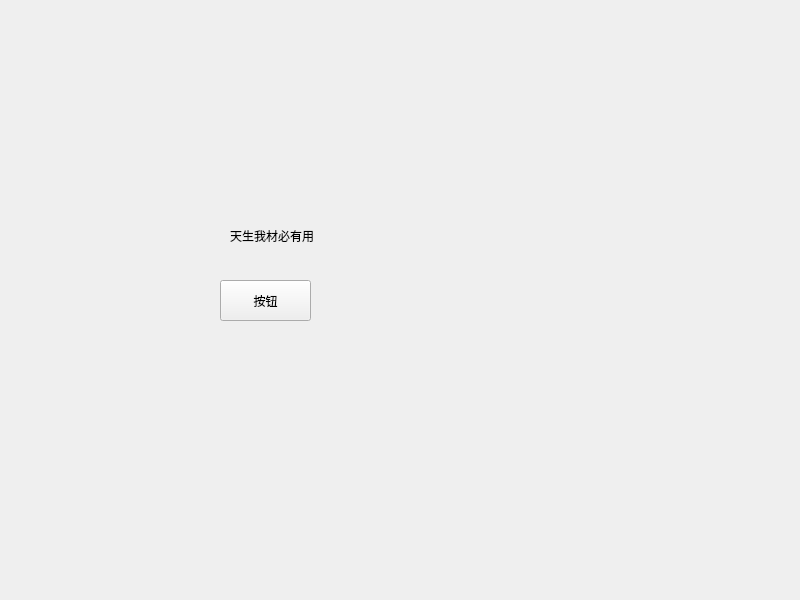
<?xml version="1.0" encoding="UTF-8"?>
<ui version="4.0">
 <class>Widget</class>
 <widget class="QWidget" name="Widget">
  <property name="geometry">
   <rect>
    <x>0</x>
    <y>0</y>
    <width>800</width>
    <height>600</height>
   </rect>
  </property>
  <property name="windowTitle">
   <string>Widget</string>
  </property>
  <widget class="QLabel" name="label">
   <property name="geometry">
    <rect>
     <x>230</x>
     <y>200</y>
     <width>151</width>
     <height>71</height>
    </rect>
   </property>
   <property name="text">
    <string>天生我材必有用</string>
   </property>
  </widget>
  <widget class="QPushButton" name="pushButton">
   <property name="geometry">
    <rect>
     <x>220</x>
     <y>280</y>
     <width>91</width>
     <height>41</height>
    </rect>
   </property>
   <property name="text">
    <string>按钮</string>
   </property>
  </widget>
 </widget>
 <resources/>
 <connections/>
</ui>
